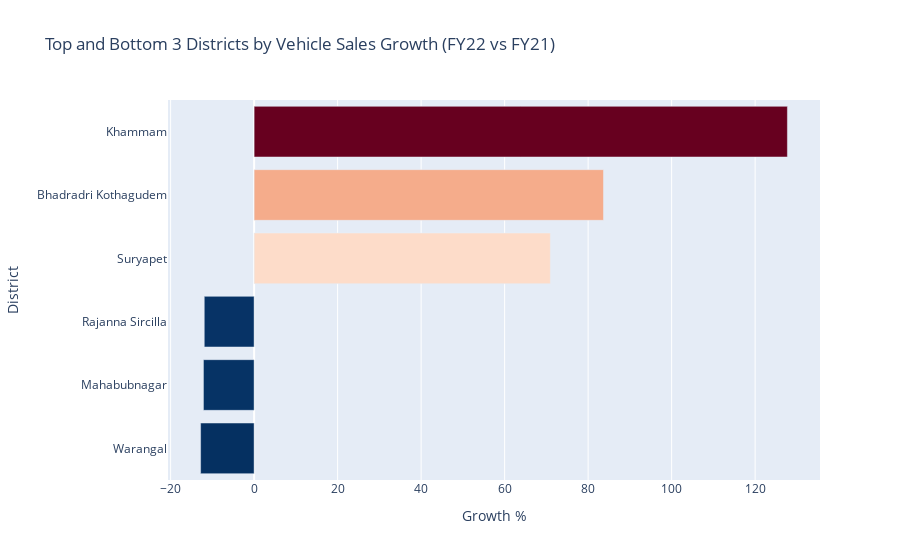

Notebook code cell kept with this figure:
### Code cell
op_bottom = pd.concat([top3, bottom3])

# Sort by growth for cleaner layout
top_bottom = top_bottom.sort_values('total_growth')

# Plotly bar chart
fig = px.bar(
    top_bottom,
    x='total_growth',
    y='district',
    color='total_growth',
    color_continuous_scale='RdBu_r',  # Red to Blue reversed (matches coolwarm)
    orientation='h',
    title='Top and Bottom 3 Districts by Vehicle Sales Growth (FY22 vs FY21)',
    labels={'total_growth': 'Growth %', 'district': 'District'}
)

# Update layout for better readability
fig.update_layout(
    xaxis_title='Growth %',
    yaxis_title='District',
    height=450,
    coloraxis_showscale=False  # Hide color scale if you prefer
)

fig.show()

### Figure 1 — Plotly figure (JSON) as saved in the notebook; plotly's stock layout.template omitted (floating-point values rounded to 4 significant figures)
{"data": [{"alignmentgroup": "True", "hovertemplate": "Growth %=%{marker.color}<br>District=%{y}<extra></extra>", "legendgroup": "", "marker": {"color": [-12.82, -12.14, -11.94, 70.96, 83.67, 127.7], "coloraxis": "coloraxis", "pattern": {"shape": ""}}, "name": "", "offsetgroup": "", "orientation": "h", "showlegend": false, "textposition": "auto", "type": "bar", "x": [-12.82, -12.14, -11.94, 70.96, 83.67, 127.7], "xaxis": "x", "y": ["Warangal", "Mahabubnagar", "Rajanna Sircilla", "Suryapet", "Bhadradri Kothagudem", "Khammam"], "yaxis": "y"}], "layout": {"autosize": true, "barmode": "relative", "coloraxis": {"colorbar": {"title": {"text": "Growth %"}}, "colorscale": [[0, "rgb(5,48,97)"], [0.1, "rgb(33,102,172)"], [0.2, "rgb(67,147,195)"], [0.3, "rgb(146,197,222)"], [0.4, "rgb(209,229,240)"], [0.5, "rgb(247,247,247)"], [0.6, "rgb(253,219,199)"], [0.7, "rgb(244,165,130)"], [0.8, "rgb(214,96,77)"], [0.9, "rgb(178,24,43)"], [1, "rgb(103,0,31)"]], "showscale": false}, "legend": {"tracegroupgap": 0}, "title": {"text": "Top and Bottom 3 Districts by Vehicle Sales Growth (FY22 vs FY21)"}, "xaxis": {"anchor": "y", "autorange": true, "domain": [0, 1], "range": [-20.63, 135.5], "title": {"text": "Growth %"}, "type": "linear"}, "yaxis": {"anchor": "x", "autorange": true, "domain": [0, 1], "range": [-0.5, 5.5], "title": {"text": "District"}, "type": "category"}}}
